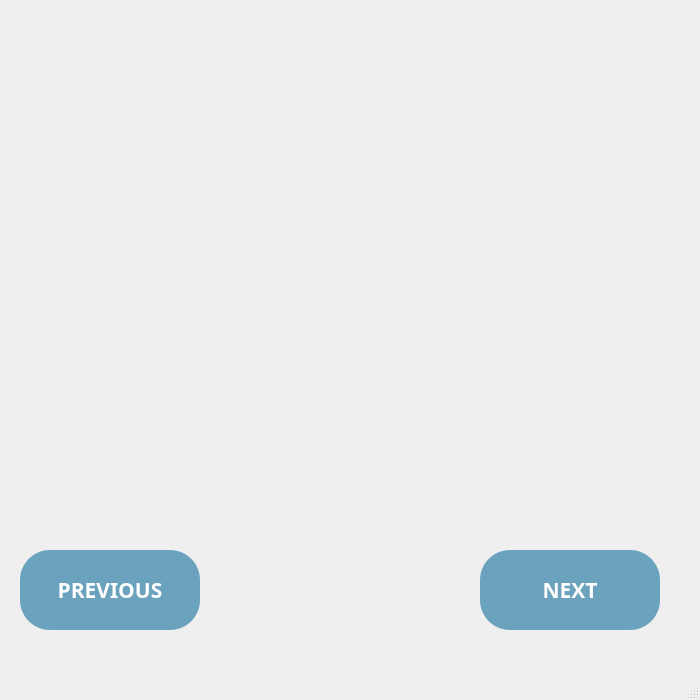
<?xml version="1.0" encoding="UTF-8"?>
<ui version="4.0">
 <class>MainWindow</class>
 <widget class="QMainWindow" name="MainWindow">
  <property name="geometry">
   <rect>
    <x>0</x>
    <y>0</y>
    <width>700</width>
    <height>700</height>
   </rect>
  </property>
  <property name="windowTitle">
   <string>PokeIMG</string>
  </property>
  <property name="windowIcon">
   <iconset>
    <normaloff>icon.png</normaloff>icon.png</iconset>
  </property>
  <property name="styleSheet">
   <string notr="true">QMainWindow {
    background: qlineargradient(spread:pad, x1:0, y1:0, x2:0, y2:1, 
                                stop:0 #0C969C,  /*Top */
                                stop:0.5 #0A7075,   /* Center */
                                stop:1 #032F30);       /* Buttom */
}
</string>
  </property>
  <widget class="QWidget" name="centralwidget">
   <widget class="QLabel" name="lbl_CurrentImg">
    <property name="geometry">
     <rect>
      <x>100</x>
      <y>30</y>
      <width>500</width>
      <height>500</height>
     </rect>
    </property>
    <property name="styleSheet">
     <string notr="true"/>
    </property>
    <property name="frameShape">
     <enum>QFrame::NoFrame</enum>
    </property>
    <property name="text">
     <string/>
    </property>
    <property name="pixmap">
     <pixmap>imagesHQ/001.png</pixmap>
    </property>
    <property name="scaledContents">
     <bool>true</bool>
    </property>
   </widget>
   <widget class="QPushButton" name="btn_Prev">
    <property name="geometry">
     <rect>
      <x>20</x>
      <y>550</y>
      <width>180</width>
      <height>80</height>
     </rect>
    </property>
    <property name="font">
     <font>
      <family>Arial Black</family>
      <pointsize>16</pointsize>
      <weight>75</weight>
      <bold>true</bold>
     </font>
    </property>
    <property name="styleSheet">
     <string notr="true">QPushButton#btn_Prev {
    border-radius: 30px;
    background-color: #6BA3BE; 
    padding: 10px; 
	color: white;
}

QPushButton:hover#btn_Prev{
	background-color: #031716;
	color: white;
}</string>
    </property>
    <property name="text">
     <string>PREVIOUS</string>
    </property>
   </widget>
   <widget class="QPushButton" name="btn_Next">
    <property name="geometry">
     <rect>
      <x>480</x>
      <y>550</y>
      <width>180</width>
      <height>80</height>
     </rect>
    </property>
    <property name="font">
     <font>
      <family>Arial Black</family>
      <pointsize>16</pointsize>
      <weight>75</weight>
      <bold>true</bold>
     </font>
    </property>
    <property name="styleSheet">
     <string notr="true">QPushButton#btn_Next {
    border-radius: 30px;
    background-color: #6BA3BE; 
    padding: 10px; 
	color: white;
}

QPushButton:hover#btn_Next{
	background-color: #031716;
	color: white;
}</string>
    </property>
    <property name="text">
     <string>NEXT</string>
    </property>
   </widget>
  </widget>
  <widget class="QMenuBar" name="menubar">
   <property name="geometry">
    <rect>
     <x>0</x>
     <y>0</y>
     <width>700</width>
     <height>21</height>
    </rect>
   </property>
  </widget>
  <widget class="QStatusBar" name="statusbar"/>
 </widget>
 <resources/>
 <connections/>
</ui>
